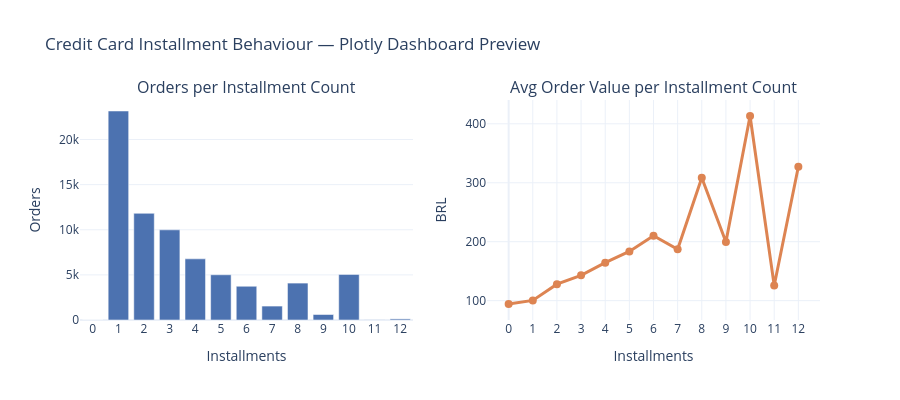

The notebook cell this image was saved under:
### Code cell
# ── Plotly — installment count bar + avg order value line ───────────────────
inst_sum = (
    cc_df.groupby('payment_installments', as_index=False)
         .agg(order_count=('order_id', 'nunique'),
              avg_value  =('payment_total_value', 'mean'))
)
fig_q5 = make_subplots(
    rows=1, 
    cols=2,
    subplot_titles=('Orders per Installment Count',
                    'Avg Order Value per Installment Count')
)
fig_q5.add_trace(
    go.Bar(
        x=inst_sum['payment_installments'], 
        y=inst_sum['order_count'],
        marker_color=BRAND_COLOR, 
        name='Order Count'),
    row=1, 
    col=1,
)
fig_q5.add_trace(
    go.Scatter(
        x=inst_sum['payment_installments'], 
        y=inst_sum['avg_value'],
        mode='lines+markers',
        line=dict(color=ACCENT_COLOR, width=3), marker=dict(size=8),
        name='Avg Order Value (BRL)'),
    row=1, 
    col=2,
)
fig_q5.update_layout(
    title_text='Credit Card Installment Behaviour — Plotly Dashboard Preview',
    template=PLOTLY_TEMPLATE, 
    height=400, 
    showlegend=False,
)
fig_q5.update_xaxes(title_text='Installments', dtick=1)
fig_q5.update_yaxes(title_text='Orders', row=1, col=1)
fig_q5.update_yaxes(title_text='BRL', row=1, col=2)
fig_q5.show()

### Figure 1 — Plotly figure (JSON) as saved in the notebook; plotly's stock layout.template omitted (floating-point values rounded to 4 significant figures)
{"data": [{"marker": {"color": "#4C72B0"}, "name": "Order Count", "type": "bar", "x": [0, 1, 2, 3, 4, 5, 6, 7, 8, 9, 10, 11, 12], "xaxis": "x", "y": [2, 23161, 11822, 9992, 6777, 5015, 3740, 1544, 4090, 609, 5053, 22, 124], "yaxis": "y"}, {"line": {"color": "#DD8452", "width": 3}, "marker": {"size": 8}, "mode": "lines+markers", "name": "Avg Order Value (BRL)", "type": "scatter", "x": [0, 1, 2, 3, 4, 5, 6, 7, 8, 9, 10, 11, 12], "xaxis": "x2", "y": [94.31, 100.4, 127.9, 143.0, 164.5, 183.6, 210.1, 187.3, 308.5, 199.5, 413.2, 125.6, 327.3], "yaxis": "y2"}], "layout": {"annotations": [{"font": {"size": 16}, "showarrow": false, "text": "Orders per Installment Count", "x": 0.225, "xanchor": "center", "xref": "paper", "y": 1, "yanchor": "bottom", "yref": "paper"}, {"font": {"size": 16}, "showarrow": false, "text": "Avg Order Value per Installment Count", "x": 0.775, "xanchor": "center", "xref": "paper", "y": 1, "yanchor": "bottom", "yref": "paper"}], "height": 400, "showlegend": false, "title": {"text": "Credit Card Installment Behaviour — Plotly Dashboard Preview"}, "xaxis": {"anchor": "y", "domain": [0, 0.45], "dtick": 1, "title": {"text": "Installments"}}, "xaxis2": {"anchor": "y2", "domain": [0.55, 1], "dtick": 1, "title": {"text": "Installments"}}, "yaxis": {"anchor": "x", "domain": [0, 1], "title": {"text": "Orders"}}, "yaxis2": {"anchor": "x2", "domain": [0, 1], "title": {"text": "BRL"}}}}
